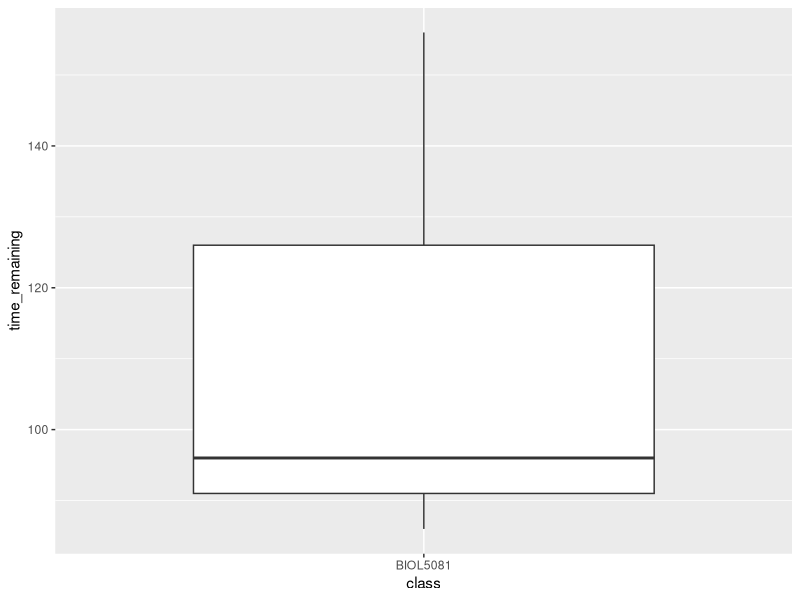
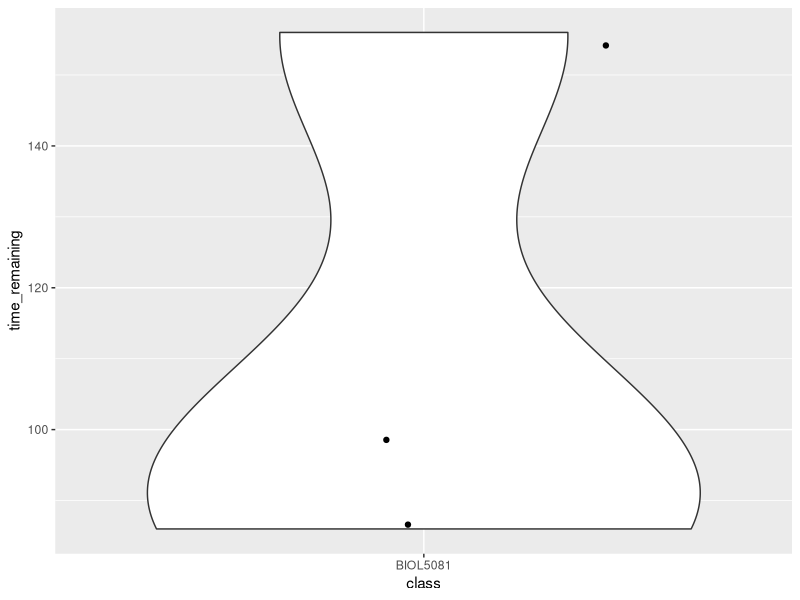
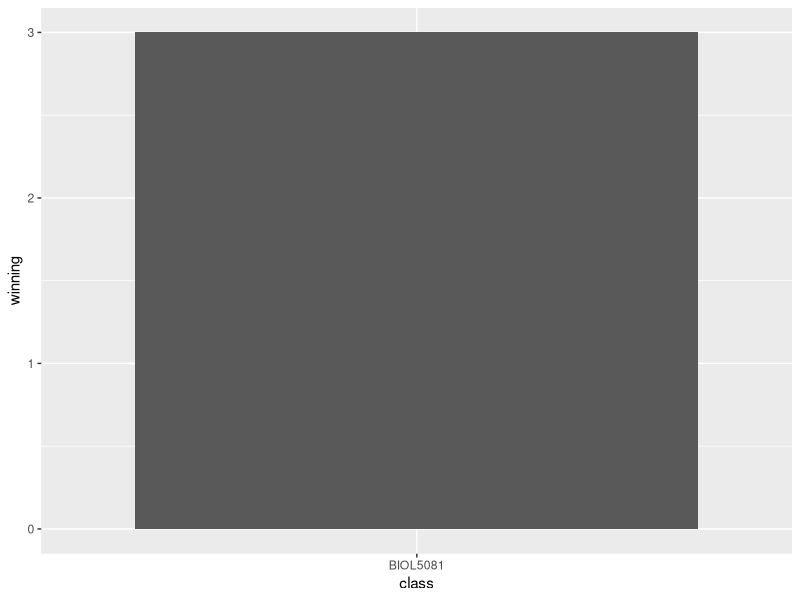
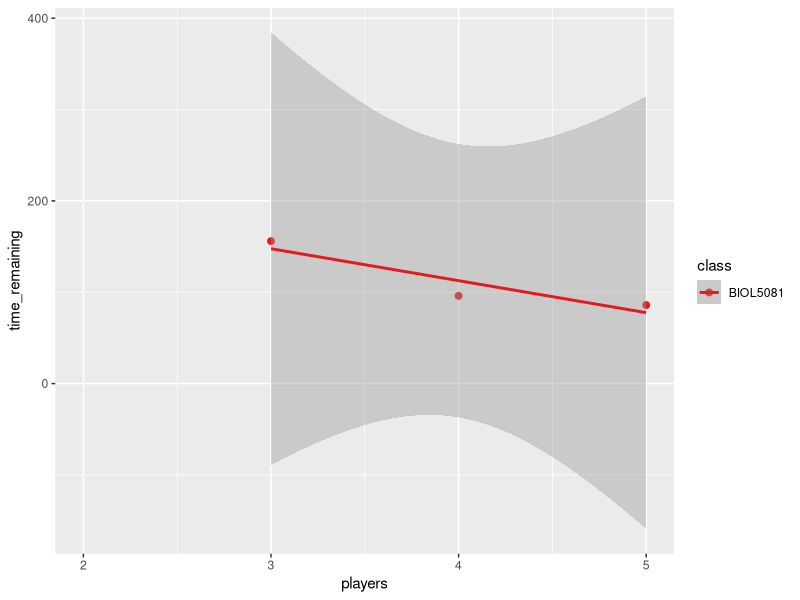
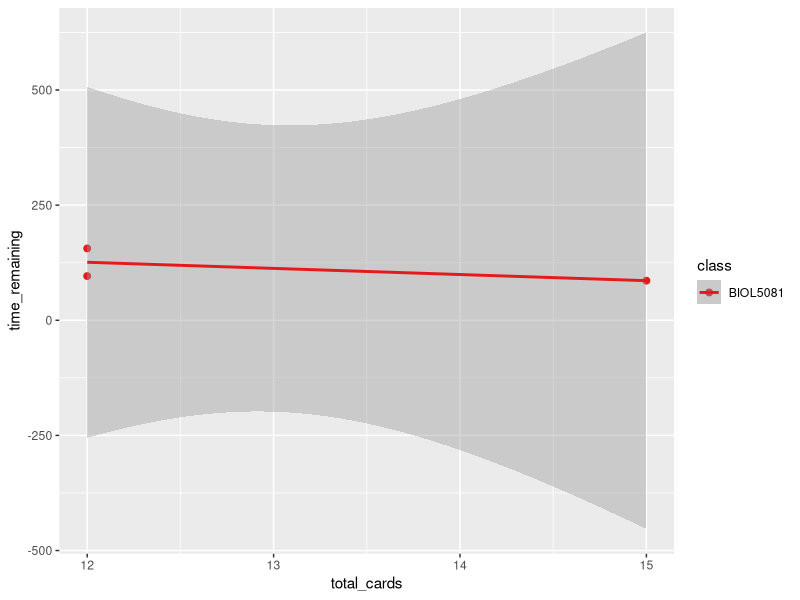
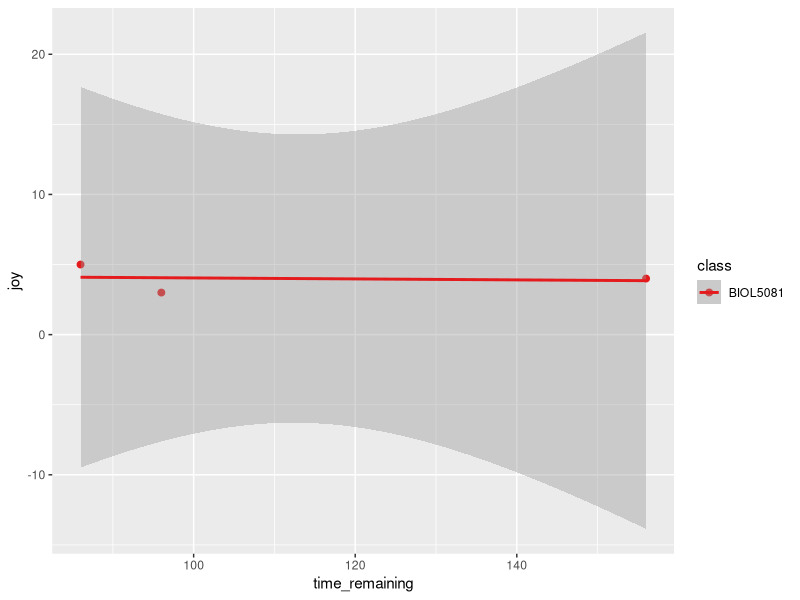

Reproduce these figures in R, in order. (Note: this script raises an error after producing the figures.)
## ---- chunk 1
knitr::opts_chunk$set(echo = TRUE)
## ---- chunk 2
#install.packages("tidyverse") #only need to do this once then mute it with #
library(tidyverse)
#data <- read_csv(url("https://ndownloader.figshare.com/files/17591273")) #read from web for updates
data <- read_csv("data/5MD.csv")

#transform data and tidy
#rename time to remaining so it is more clear
data <- data %>%
  rename(time_remaining = time)



#BIOL3250 suggestion to test number of cards in play
#2 players = 5 each from rules so total = 10
#3 players = 4 each so 12
#4 players = 3 each and 5 and 6 players same - 3 each
#we only player to 5 but 6 might be allowed?

data <- data %>%
  mutate(time_to_complete = 300 - time_remaining) %>%
  mutate(total_cards = case_when(players == 2 ~ 10, players == 3 ~ 12, players == 4 ~ 12, players == 5 ~ 15, players == 6 ~ 18)) %>%
  mutate(winning = case_when(outcome == "won" ~ 1, outcome == "lost" ~ 0))

## ---- chunk 3
#explore groups
ggplot(data, aes(class, time_remaining)) +
  geom_boxplot()

ggplot(data, aes(class, time_remaining)) +
  geom_violin() +
  geom_jitter()

ggplot(data, aes(class, winning)) +
  geom_col()


#explore continuous variation
ggplot(data, aes(players, time_remaining, color = class)) +
  geom_point(size = 2) +
  xlim(c(2,5)) +
  geom_smooth(method = lm) +
  scale_color_brewer(palette = "Set1")

ggplot(data, aes(total_cards, time_remaining, color = class)) +
  geom_point(size = 2) +
   geom_smooth(method = lm) +
  scale_color_brewer(palette = "Set1")

ggplot(data, aes(time_remaining, joy, color = class)) +
  geom_point(size = 2) +
   geom_smooth(method = lm) +
  scale_color_brewer(palette = "Set1")

## ---- chunk 4
#test of whether net difference in gaming is a win across both classes
t.test(data$time_remaining, mu = 0)

#correlations/regressions

#groups
m1 <- glm(time_remaining~players, data = data)
summary(m1)
#plot(m1)
anova(m1, test="Chisq")

m2 <- glm(time_remaining~players*class, data = data)
summary(m2)
anova(m2, test="Chisq")

m3 <- glm(winning~players, data = data)
summary(m3)
anova(m3, test="Chisq")

cor.test(data$players, data$time_remaining)
